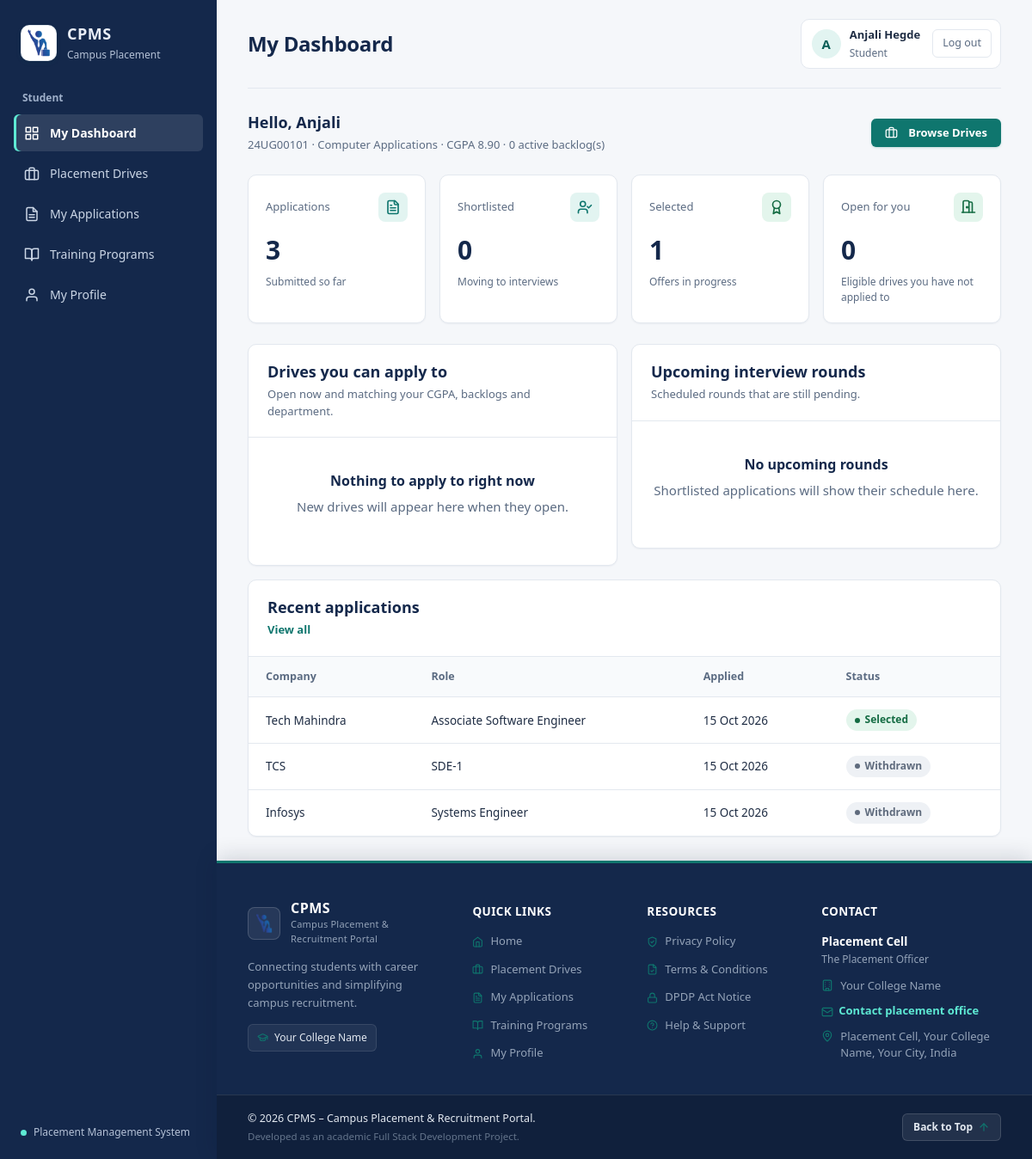
Page /accounts/student/ (signed in) on the committed database.
### accounts/models.py (models this page shows, shortened)
class StudentProfile(models.Model):
    user = models.OneToOneField(
        User,
        on_delete=models.CASCADE,
        related_name="student_profile"
    )
    usn = models.CharField(max_length=20, unique=True)
    department = models.ForeignKey(
        Department,
        on_delete=models.PROTECT,
        related_name="students"
    )
    graduation_year = models.PositiveSmallIntegerField()
    cgpa = models.DecimalField(max_digits=4, decimal_places=2)
    active_backlogs = models.PositiveSmallIntegerField(default=0)
    phone = models.CharField(max_length=15, blank=True)
    resume = models.FileField(
        upload_to="resumes/",
        blank=True
    )
    consent_accepted_at = models.DateTimeField(null=True, blank=True)
    consent_version = models.CharField(max_length=20, blank=True)
    created_at = models.DateTimeField(auto_now_add=True)
    class Meta:
        ordering = ["usn"]

class Department(models.Model):
    name = models.CharField(max_length=100, unique=True)
    code = models.CharField(max_length=10, unique=True)
    description = models.TextField(blank=True)
    class Meta:
        ordering = ["name"]

### recruitment/models.py (models this page shows, shortened)
class Application(models.Model):
    class Status(models.TextChoices):
        APPLIED = "APPLIED", "Applied"
        SHORTLISTED = "SHORTLISTED", "Shortlisted"
        SELECTED = "SELECTED", "Selected"
        REJECTED = "REJECTED", "Rejected"
        WITHDRAWN = "WITHDRAWN", "Withdrawn"
    student = models.ForeignKey(
        StudentProfile,
        on_delete=models.PROTECT,
        related_name="applications"
    )
    drive = models.ForeignKey(
        PlacementDrive,
        on_delete=models.PROTECT,
        related_name="applications"
    )
    resume = models.FileField(
        upload_to="application_resumes/",
        blank=True
    )
    status = models.CharField(
        max_length=12,
        choices=Status.choices,
        default=Status.APPLIED
    )
    applied_at = models.DateTimeField(auto_now_add=True)
    class Meta:
        ordering = ["-applied_at"]
        constraints = [
            models.UniqueConstraint(
                fields=["student", "drive"],
                name="unique_student_drive_application"
            )
        ]

class PlacementDrive(models.Model):
    class Category(models.TextChoices):
        IT = "IT", "IT Drives"
        CORE = "CORE", "Core Engineering"
        BANKING = "BANKING", "Banking & Finance"
    class Status(models.TextChoices):
        DRAFT = "DRAFT", "Draft"
        OPEN = "OPEN", "Open"
        CLOSED = "CLOSED", "Closed"
        COMPLETED = "COMPLETED", "Completed"
    company = models.ForeignKey(
        Company,
        on_delete=models.PROTECT,
        related_name="drives"
    )
    title = models.CharField(max_length=150)
    category = models.CharField(
        max_length=10,
        choices=Category.choices
    )
    job_description = models.TextField()
    package_lpa = models.DecimalField(
        max_digits=6,
        decimal_places=2,
        validators=[MinValueValidator(0)]
    )
    minimum_cgpa = models.DecimalField(
        max_digits=4,
        decimal_places=2,
        default=0,
        validators=[
            MinValueValidator(0),
            MaxValueValidator(10)
        ]
    )
    maximum_backlogs = models.PositiveSmallIntegerField(default=0)
    eligible_departments = models.ManyToManyField(
        Department,
        blank=True,
        related_name="placement_drives"
    )
    application_deadline = models.DateTimeField()
    drive_date = models.DateTimeField()
    vacancies = models.PositiveIntegerField(default=1)
    status = models.CharField(
        max_length=10,
        choices=Status.choices,
        default=Status.DRAFT
    )
    created_at = models.DateTimeField(auto_now_add=True)
    def is_accepting_applications(self):
        return (
            self.status == self.Status.OPEN
            and self.application_deadline >= timezone.now()
        )
    class Meta:
        ordering = ["-drive_date"]

class Company(models.Model):
    name = models.CharField(max_length=150, unique=True)
    industry = models.CharField(max_length=100)
    website = models.URLField(blank=True)
    contact_person = models.CharField(max_length=100, blank=True)
    contact_email = models.EmailField(blank=True)
    contact_phone = models.CharField(max_length=15, blank=True)
    description = models.TextField(blank=True)
    created_at = models.DateTimeField(auto_now_add=True)
    class Meta:
        ordering = ["name"]

### accounts/views.py (the view)
# urls.py: path("student/", views.student_dashboard_view, name="student_dashboard"),
@student_required
def student_dashboard_view(request):
    student = request.user.student_profile
    applications = (
        Application.objects.filter(student=student)
        .select_related("drive__company")
        .order_by("-applied_at")
    )
    applied_ids = set(applications.values_list("drive_id", flat=True))
    open_drives = [
        d for d in PlacementDrive.objects.select_related("company").prefetch_related(
            "eligible_departments"
        )
        if d.is_accepting_applications()
    ]
    eligible_open = [
        d for d in open_drives
        if d.id not in applied_ids and not d.eligibility_issues(student)
    ]
    context = {
        "student": student,
        "total_applications": applications.count(),
        "shortlisted": applications.filter(status=Application.Status.SHORTLISTED).count(),
        "selected": applications.filter(status=Application.Status.SELECTED).count(),
        "eligible_open_count": len(eligible_open),
        "eligible_open": eligible_open[:5],
        "recent_applications": applications[:5],
        "upcoming_rounds": InterviewRound.objects.filter(
            application__student=student,
            scheduled_at__gte=timezone.now(),
            result=InterviewRound.Result.PENDING,
        ).select_related("application__drive__company")[:5],
    }
    return render(request, "accounts/student_dashboard.html", context)

### accounts/context_processors.py (called while the page is built)
def legal(request):
    return {
        "INSTITUTION_NAME": settings.INSTITUTION_NAME,
        "INSTITUTION_CITY": settings.INSTITUTION_CITY,
        "INSTITUTION_ADDRESS": settings.INSTITUTION_ADDRESS,
        "PRIVACY_CONTACT_EMAIL": settings.PRIVACY_CONTACT_EMAIL,
        "GRIEVANCE_OFFICER": settings.GRIEVANCE_OFFICER,
        "DATA_RETENTION_YEARS": settings.DATA_RETENTION_YEARS,
        "POLICY_VERSION": settings.POLICY_VERSION,
        "POLICY_LAST_UPDATED": settings.POLICY_LAST_UPDATED,
    }

### templates/accounts/student_dashboard.html (shortened to what this page needs)
{% extends "base.html" %}
{% block page_heading %}My Dashboard{% endblock %}
{% block content %}
<div class="welcome-row">
    <div>
        <h2>Hello, {{ user.first_name|default:user.username }}</h2>
        <p>{{ student.usn }} &middot; {{ student.department.name }} &middot; CGPA {{ student.cgpa }} &middot; {{ student.active_backlogs }} active backlog(s)</p>
    </div>
    <a class="primary-button" href="{% url 'recruitment:placement_drives' %}">
        Browse Drives
    </a>
</div>
<div class="stats-grid four">
    <article class="stat-card">
        <div class="stat-card-head">
            <span class="stat-label">Applications</span>
            <span class="stat-icon-badge" aria-label="Applications">
            </span>
        </div>
        <strong class="stat-number">{{ total_applications }}</strong>
        <span class="stat-note">Submitted so far</span>
    </article>
    <article class="stat-card">
        <div class="stat-card-head">
            <span class="stat-label">Shortlisted</span>
            <span class="stat-icon-badge" style="background: var(--teal-soft); color: var(--teal);" aria-label="Shortlisted">
            </span>
        </div>
        <strong class="stat-number">{{ shortlisted }}</strong>
        <span class="stat-note">Moving to interviews</span>
    </article>
    <article class="stat-card">
        <div class="stat-card-head">
            <span class="stat-label">Selected</span>
            <span class="stat-icon-badge" style="background: var(--ok-soft); color: var(--ok);" aria-label="Selected Offers">
                <svg xmlns="http://www.w3.org/2000/svg" width="18" height="18" viewBox="0 0 24 24" fill="none" stroke="currentColor" stroke-width="2" stroke-linecap="round" stroke-linejoin="round" class="lucide lucide-award"><circle cx="12" cy="8" r="6"/><path d="M15.477 12.89 17 22l-5-3-5 3 1.523-9.11"/></svg>
            </span>
        </div>
        <strong class="stat-number">{{ selected }}</strong>
        <span class="stat-note">Offers in progress</span>
    </article>
    <article class="stat-card">
        <div class="stat-card-head">
            <span class="stat-label">Open for you</span>
            <span class="stat-icon-badge" style="background: var(--ok-soft); color: var(--ok);" aria-label="Open for you">
            </span>
        </div>
        <strong class="stat-number">{{ eligible_open_count }}</strong>
        <span class="stat-note">Eligible drives you have not applied to</span>
    </article>
</div>
<div class="two-col">
<section class="panel">
    <div class="panel-heading"><h2>Drives you can apply to</h2><p>Open now and matching your CGPA, backlogs and department.</p></div>
    {% if eligible_open %}
    <div class="table-wrapper"><table>
        <thead><tr><th>Company</th><th>Role</th><th>Package</th><th>Deadline</th><th></th></tr></thead>
        <tbody>{% for d in eligible_open %}
        <tr><td>{{ d.company.name }}</td><td>{{ d.title }}</td><td>{{ d.package_lpa }} LPA</td><td>{{ d.application_deadline|date:"d M, H:i" }}</td>
            <td><a class="text-link" href="{% url 'recruitment:drive_detail' d.pk %}">View</a></td></tr>
        {% endfor %}</tbody></table></div>
    {% else %}
    <div class="empty-state"><h3>Nothing to apply to right now</h3><p>New drives will appear here when they open.</p></div>
    {% endif %}
</section>
<section class="panel">
    <div class="panel-heading"><h2>Upcoming interview rounds</h2><p>Scheduled rounds that are still pending.</p></div>
    {% if upcoming_rounds %}
    <div class="table-wrapper"><table>
        <thead><tr><th>Company</th><th>Round</th><th>When</th><th>Venue</th></tr></thead>
        <tbody>{% for r in upcoming_rounds %}
        <tr><td>{{ r.application.drive.company.name }}</td><td>{{ r.get_round_type_display }}</td><td>{{ r.scheduled_at|date:"d M, H:i" }}</td><td>{{ r.venue|default:"TBA" }}</td></tr>
        {% endfor %}</tbody></table></div>
    {% else %}
    <div class="empty-state"><h3>No upcoming rounds</h3><p>Shortlisted applications will show their schedule here.</p></div>
    {% endif %}
</section>
</div>
<section class="panel spaced">
    <div class="panel-heading"><h2>Recent applications</h2><p><a class="text-link" href="{% url 'recruitment:my_applications' %}">View all</a></p></div>
    {% if recent_applications %}
    <div class="table-wrapper"><table>
        <thead><tr><th>Company</th><th>Role</th><th>Applied</th><th>Status</th></tr></thead>
        <tbody>{% for a in recent_applications %}
        <tr><td>{{ a.drive.company.name }}</td><td>{{ a.drive.title }}</td><td>{{ a.applied_at|date:"d M Y" }}</td>
            <td><span class="status-badge status-{{ a.status|lower }}">{{ a.get_status_display }}</span></td></tr>
        {% endfor %}</tbody></table></div>
    {% else %}
    <div class="empty-state"><h3>You have not applied yet</h3><p>Browse placement drives and apply to get started.</p></div>
    {% endif %}
</section>
{% endblock %}

### templates/base.html (shortened to what this page needs)
{% load static %}
<!DOCTYPE html>
<html lang="en">
<head>
    <link rel="stylesheet" href="{% static 'css/style.css' %}?v=4">
</head>
<body>
    {% with page=request.resolver_match.url_name %}
    <div class="app-shell" id="top">
        <aside class="sidebar">
            <a class="brand" href="/">
                <span class="brand-mark">
                    <img src="{% static 'images/cpms_emblem.png' %}" alt="CPMS" class="brand-logo-img">
                </span>
                <span>
                    <strong>CPMS</strong>
                    <small>Campus Placement</small>
                </span>
            </a>
            {% if user.is_staff or user.is_superuser %}
            <p class="nav-label">Administrator</p>
            <nav class="navigation">
                <a data-icon="grid" class="nav-link {% if page == 'staff_dashboard' or page == 'admin_dashboard' %}active{% endif %}" href="{% url 'admin_dashboard' %}">Dashboard</a>
                <a data-icon="user" class="nav-link {% if 'admin_student' in page %}active{% endif %}" href="{% url 'admin_student_list' %}">Manage Students</a>
                <a data-icon="briefcase" class="nav-link {% if 'admin_company' in page %}active{% endif %}" href="{% url 'admin_company_list' %}">Manage Companies</a>
                <a data-icon="briefcase" class="nav-link {% if 'admin_drive' in page or page == 'placement_drives' or page == 'drive_detail' %}active{% endif %}" href="{% url 'admin_drive_list' %}">Placement Drives</a>
                <a data-icon="file" class="nav-link {% if 'admin_application' in page or page == 'manage_applications' %}active{% endif %}" href="{% url 'admin_application_list' %}">Applications</a>
                <a data-icon="book" class="nav-link {% if 'admin_training' in page %}active{% endif %}" href="{% url 'admin_training_list' %}">Training Programs</a>
                <form method="post" action="{% url 'accounts:logout' %}" style="display: block; width: 100%; margin-top: 4px;">
                    {% csrf_token %}
                    <button type="submit" class="nav-link" data-icon="shield" style="width: 100%; text-align: left; background: none; border: none; cursor: pointer; color: inherit; font: inherit; padding: 10px 14px;">
                        Logout
                    </button>
                </form>
            </nav>
            {% else %}
            <p class="nav-label">Student</p>
            <nav class="navigation">
                <a data-icon="grid" class="nav-link {% if page == 'student_dashboard' %}active{% endif %}" href="{% url 'accounts:student_dashboard' %}">My Dashboard</a>
                <a data-icon="briefcase" class="nav-link {% if page == 'placement_drives' or page == 'drive_detail' or page == 'apply' %}active{% endif %}" href="{% url 'recruitment:placement_drives' %}">Placement Drives</a>
                <a data-icon="file" class="nav-link {% if page == 'my_applications' %}active{% endif %}" href="{% url 'recruitment:my_applications' %}">My Applications</a>
                <a data-icon="book" class="nav-link {% if page == 'training_programs' %}active{% endif %}" href="{% url 'training:training_programs' %}">Training Programs</a>
                <a data-icon="user" class="nav-link {% if page == 'student_profile' %}active{% endif %}" href="{% url 'accounts:student_profile' %}">My Profile</a>
            </nav>
            {% endif %}
            <div class="sidebar-footer">
                <span class="status-dot"></span>
                <span>Placement Management System</span>
            </div>
        </aside>
        <main class="main-content">
            <header class="topbar">
                <h1>{% block page_heading %}Dashboard{% endblock %}</h1>
                <div class="user-chip">
                    <span class="avatar" aria-hidden="true">{{ user.username|slice:":1"|upper }}</span>
                    <span>
                        <strong>{{ user.get_full_name|default:user.username }}</strong>
                        <small>{% if user.is_staff or user.is_superuser %}Administrator{% else %}Student{% endif %}</small>
                    </span>
                    <form method="post" action="{% url 'accounts:logout' %}" class="logout-form">
                        <button type="submit" class="logout-button">Log out</button>
                    </form>
                </div>
            </header>
            <section class="page-content">
                {% block content %}{% endblock %}
            </section>
            {% include "includes/footer.html" %}
        </main>
    </div>
    {% endwith %}
</body>
</html>

### rows in the picture
StudentProfile: usn "24UG00101", department.name "Computer Applications", cgpa "8.90", active_backlogs "0"
Application: drive.company.name "Tech Mahindra", drive "Associate Software Engineer", applied_at "15 Oct 2026", status "Selected"
Application: drive.company.name "TCS", drive "SDE-1", applied_at "15 Oct 2026", status "Withdrawn"
Application: drive.company.name "Infosys", drive "Systems Engineer", applied_at "15 Oct 2026", status "Withdrawn"

### other values in the picture
{{ user.username|slice:":1"|upper }} "A"
{{ user.get_full_name|default:user.username }} "Anjali Hegde"
{{ user.first_name|default:user.username }} "Anjali"
{{ total_applications }} "3"
{{ shortlisted }} "0"
{{ selected }} "1"
{{ eligible_open_count }} "0"
{{ INSTITUTION_NAME }} "Your College Name"
{{ GRIEVANCE_OFFICER }} "The Placement Officer"
{{ INSTITUTION_ADDRESS }} "Placement Cell, Your College Name, Your City, India"
